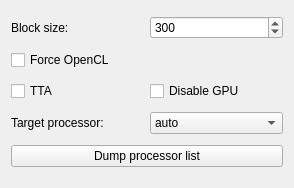
                <widget class="QWidget" name="page_2">
                 <property name="geometry">
                  <rect>
                   <x>0</x>
                   <y>0</y>
                   <width>294</width>
                   <height>188</height>
                  </rect>
                 </property>
                 <attribute name="label">
                  <string>waifu2x-converter</string>
                 </attribute>
                 <layout class="QGridLayout" name="gridLayout_26">
                  <item row="0" column="0">
                   <widget class="QLabel" name="label_14">
                    <property name="text">
                     <string>Block size:</string>
                    </property>
                   </widget>
                  </item>
                  <item row="0" column="1">
                   <widget class="QSpinBox" name="spinBox_BlockSize_converter">
                    <property name="toolTip">
                     <string>Block size: This value will affacts GPU memory usage.
Larger Block size means waifu2x will use more GPU memory and run faster.
Smaller Block size means waifu2x will use less GPU memory and run slower.</string>
                    </property>
                    <property name="minimum">
                     <number>1</number>
                    </property>
                    <property name="maximum">
                     <number>999999999</number>
                    </property>
                    <property name="singleStep">
                     <number>10</number>
                    </property>
                    <property name="value">
                     <number>300</number>
                    </property>
                   </widget>
                  </item>
                  <item row="1" column="0" colspan="2">
                   <widget class="QCheckBox" name="checkBox_ForceOpenCL_converter">
                    <property name="toolTip">
                     <string>Force to use OpenCL on Intel Platform.</string>
                    </property>
                    <property name="text">
                     <string>Force OpenCL</string>
                    </property>
                   </widget>
                  </item>
                  <item row="2" column="0">
                   <widget class="QCheckBox" name="checkBox_TTA_converter">
                    <property name="toolTip">
                     <string>TTA(Test-Time Augmentation):
The processing time is eight times longer than when unchecked, 
and the peak signal-to-noise ratio (PSNR) is increased by 0.15, 
but the effect may not be obvious. It is not recommended to enable it.</string>
                    </property>
                    <property name="text">
                     <string>TTA</string>
                    </property>
                   </widget>
                  </item>
                  <item row="2" column="1">
                   <widget class="QCheckBox" name="checkBox_DisableGPU_converter">
                    <property name="text">
                     <string>Disable GPU</string>
                    </property>
                   </widget>
                  </item>
                  <item row="3" column="0">
                   <widget class="QLabel" name="label_25">
                    <property name="text">
                     <string>Target processor:</string>
                    </property>
                   </widget>
                  </item>
                  <item row="3" column="1">
                   <widget class="QComboBox" name="comboBox_TargetProcessor_converter">
                    <property name="enabled">
                     <bool>true</bool>
                    </property>
                    <item>
                     <property name="text">
                      <string notr="true">auto</string>
                     </property>
                    </item>
                   </widget>
                  </item>
                  <item row="4" column="0" colspan="2">
                   <widget class="QPushButton" name="pushButton_DumpProcessorList_converter">
                    <property name="enabled">
                     <bool>true</bool>
                    </property>
                    <property name="text">
                     <string>Dump processor list</string>
                    </property>
                   </widget>
                  </item>
                 </layout>
                </widget>
